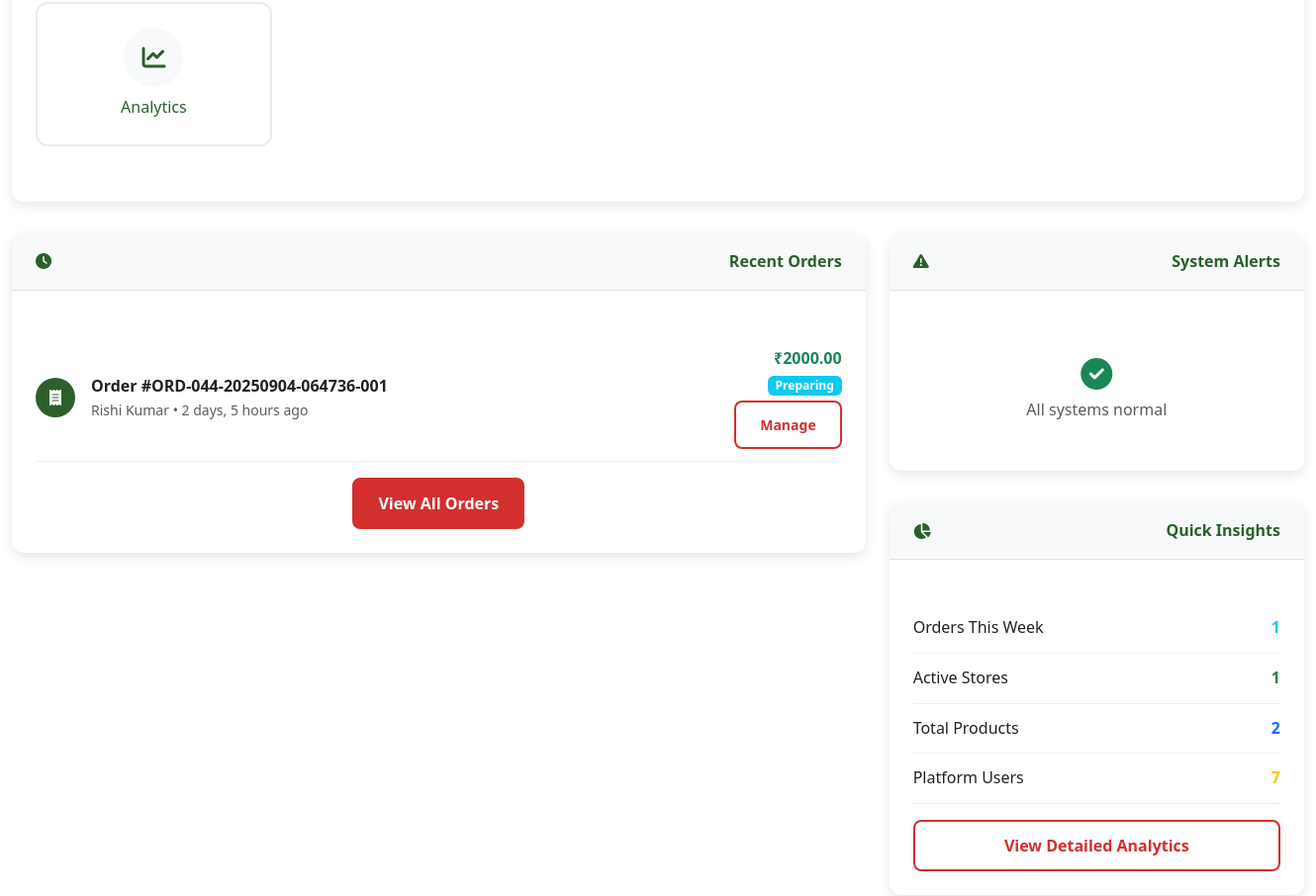
The app's page /dashboard/admin/ (signed in, middle part), older data.
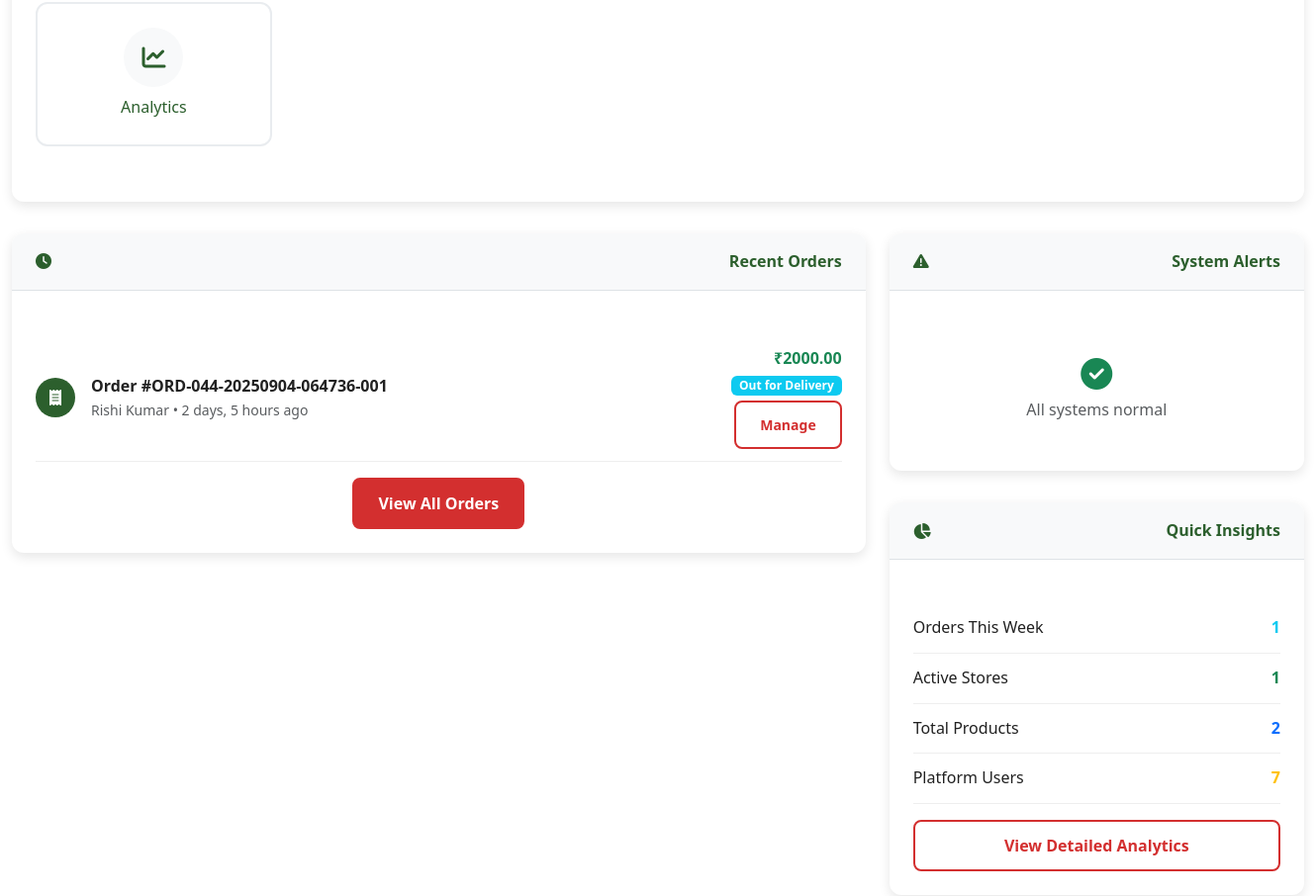
The same page, newer data.
### orders/models.py (models this page shows, shortened)
class Order(TimeStampedModel):
    ORDER_STATUS = [
        ('placed', 'Placed'),
        ('confirmed', 'Confirmed'),
        ('preparing', 'Preparing'),
        ('packed', 'Packed'),
        ('ready_for_pickup', 'Ready for Pickup'),
        ('handed_to_delivery', 'Handed to Delivery Agent'),
        ('out_for_delivery', 'Out for Delivery'),
        ('delivered', 'Delivered'),
        ('cancelled', 'Cancelled'),
        ('refunded', 'Refunded'),
    ]
    PAYMENT_STATUS = [
        ('pending', 'Pending'),
        ('paid', 'Paid'),
        ('failed', 'Failed'),
        ('refunded', 'Refunded'),
    ]
    PAYMENT_METHODS = [
        ('cod', 'Cash on Delivery'),
        ('upi', 'UPI'),
        ('card', 'Credit/Debit Card'),
        ('wallet', 'Digital Wallet'),
    ]
    order_id = models.UUIDField(default=uuid.uuid4, unique=True, editable=False)
    order_number = models.CharField(max_length=20, unique=True, db_index=True)
    user = models.ForeignKey(User, on_delete=models.CASCADE, related_name='orders')
    store = models.ForeignKey(Store, on_delete=models.CASCADE, related_name='orders')
    delivery_address = models.ForeignKey(Address, on_delete=models.PROTECT, related_name='orders')
    delivery_slot = models.ForeignKey(DeliverySlot, on_delete=models.PROTECT, blank=True, null=True)
    status = models.CharField(max_length=20, choices=ORDER_STATUS, default='placed')
    payment_status = models.CharField(max_length=10, choices=PAYMENT_STATUS, default='pending')
    payment_method = models.CharField(max_length=10, choices=PAYMENT_METHODS, default='cod')
    subtotal = models.DecimalField(max_digits=10, decimal_places=2)
    delivery_fee = models.DecimalField(max_digits=6, decimal_places=2, default=Decimal('0.00'))
    tax_amount = models.DecimalField(max_digits=8, decimal_places=2, default=Decimal('0.00'))
    discount_amount = models.DecimalField(max_digits=8, decimal_places=2, default=Decimal('0.00'))
    total_amount = models.DecimalField(max_digits=10, decimal_places=2)
    estimated_delivery_time = models.DateTimeField(blank=True, null=True)
    actual_delivery_time = models.DateTimeField(blank=True, null=True)
    delivery_instructions = models.TextField(blank=True, null=True)
    handover_to_delivery_time = models.DateTimeField(blank=True, null=True)
    delivery_agent_confirmed = models.BooleanField(default=False)
    store_handover_confirmed = models.BooleanField(default=False)
    store_handover_time = models.DateTimeField(blank=True, null=True)
    customer_delivery_confirmed = models.BooleanField(default=False)
    customer_delivery_time = models.DateTimeField(blank=True, null=True)
    handover_verification_code = models.CharField(max_length=6, blank=True, null=True)
    delivery_confirmation_code = models.CharField(max_length=8, blank=True, null=True, help_text="Code for final delivery confirmation")
    handover_code = models.CharField(max_length=6, blank=True, null=True, help_text="6-digit alphanumeric code for store-to-delivery handover")
    payment_id = models.CharField(max_length=100, blank=True, null=True)
    payment_details = models.JSONField(default=dict, blank=True)
    customer_notes = models.TextField(blank=True, null=True)
    store_notes = models.TextField(blank=True, null=True)
    class Meta:
        ordering = ['-created_at']
        indexes = [
            models.Index(fields=['user', 'status']),
            models.Index(fields=['store', 'status']),
            models.Index(fields=['order_number']),
            models.Index(fields=['status', 'created_at']),
        ]

### accounts/models.py (models this page shows, shortened)
class User(AbstractUser):
    USER_TYPES = [
        ('customer', 'Customer'),
        ('store_owner', 'Store Owner'),
        ('delivery_agent', 'Delivery Agent'),
        ('admin', 'Admin'),
    ]
    user_type = models.CharField(max_length=20, choices=USER_TYPES, default='customer')
    phone_number = models.CharField(max_length=15, blank=True, null=True)
    email_verified = models.BooleanField(default=False)
    phone_verified = models.BooleanField(default=False)
    created_at = models.DateTimeField(auto_now_add=True)
    updated_at = models.DateTimeField(auto_now=True)

### core/dashboard_views.py (the view)
# urls.py: path('dashboard/admin/', AdminDashboardView.as_view(), name='admin_dashboard'),
class AdminDashboardView(AdminRequiredMixin, TemplateView):
    template_name = 'dashboards/admin_dashboard.html'
    def get_context_data(self, **kwargs):
        context = super().get_context_data(**kwargs)
        from orders.models import Order
        from catalog.models import Product
        from stores.models import Store
        from accounts.models import User
        today = timezone.now().date()
        week_ago = today - timedelta(days=7)
        try:
            stats = {
                'total_orders': Order.objects.count(),
                'weekly_orders': Order.objects.filter(created_at__date__gte=week_ago).count(),
                'total_products': Product.objects.count(),
                'total_stores': Store.objects.filter(is_active=True).count(),
                'total_users': User.objects.count(),
                'weekly_revenue': Order.objects.filter(
                    created_at__date__gte=week_ago,
                    status='delivered'
                ).aggregate(total=Sum('total_amount'))['total'] or 0,
            }
            recent_orders = Order.objects.select_related('user').order_by('-created_at')[:10]
            from catalog.models import StoreProduct
            low_stock_products = StoreProduct.objects.filter(
                stock_quantity__lt=10,
                is_available=True
            ).select_related('product', 'store')[:10]
        except Exception as e:
            stats = {
                'total_orders': 0, 'weekly_orders': 0,
                'total_products': 0, 'total_stores': 0,
                'total_users': 0, 'weekly_revenue': 0
            }
            recent_orders = []
            low_stock_products = []
        context.update({
            'stats': stats,
            'recent_orders': recent_orders,
            'low_stock_products': low_stock_products,
            'dashboard_title': 'Admin Dashboard - System Overview',
            'user_type': 'admin'
        })
        return context

### accounts/models.py (called while the page is built)
    @classmethod
    def get_active_banners(cls, location=None):
        now = timezone.now()
        queryset = cls.objects.filter(
            is_active=True,
            valid_from__lte=now,
            valid_until__gte=now
        ).order_by('display_order', '-created_at')
        if location:
            queryset = queryset.filter(display_location=location)
        return queryset

### core/banner_context.py (called while the page is built)
def promotional_banners(request):
    return {
        'home_top_banners': PromotionalBanner.get_active_banners('home_top'),
        'home_middle_banners': PromotionalBanner.get_active_banners('home_middle'),
        'home_bottom_banners': PromotionalBanner.get_active_banners('home_bottom'),
        'loyalty_banners': PromotionalBanner.get_active_banners('loyalty_dashboard'),
        'checkout_banners': PromotionalBanner.get_active_banners('checkout'),
    }

### core/context_processors.py (called while the page is built, shortened)
def admin_context(request):
    context = {}
    return context

### templates/dashboards/admin_dashboard.html (shortened to what the changed rows need)
{% extends 'dashboards/base_dashboard.html' %}
{% load static %}
{% block dashboard_content %}
<div class="row">
    <div class="col-md-8">
        <div class="section-card">
            <div class="section-body">
                {% if recent_orders %}
                    {% for order in recent_orders %}
                    <div class="list-item">
                        <div class="d-flex align-items-center">
                            <div class="me-3">
                                <div class="stat-icon" style="width: 40px; height: 40px; font-size: 1rem;">
                                    <i class="fas fa-receipt"></i>
                                </div>
                            </div>
                            <div>
                                <div class="fw-bold">
                                    Order #{{ order.order_number|default:order.id }}
                                </div>
                                <div class="text-muted small">
                                    {{ order.user.get_full_name|default:order.user.username }} •
                                    {{ order.created_at|timesince }} ago
                                </div>
                            </div>
                        </div>
                        <div class="text-end">
                            <div class="fw-bold text-success">₹{{ order.total_amount }}</div>
                            <span class="badge bg-{% if order.status == 'delivered' %}success{% elif order.status == 'cancelled' %}danger{% elif order.status == 'pending' %}warning{% else %}info{% endif %}">
                                {{ order.get_status_display }}
                            </span>
                            <div class="mt-1">
                                <a href="/admin/orders/order/{{ order.id }}/change/" class="btn btn-sm btn-outline-primary">
                                    Manage
                                </a>
                            </div>
                        </div>
                    </div>
                    {% endfor %}
                {% else %}
                    <div class="text-center py-4">
                        <i class="fas fa-shopping-cart fa-3x text-muted mb-3"></i>
                        <h5 class="text-muted">No recent orders</h5>
                        <p class="text-muted">Orders will appear here as they come in</p>
                    </div>
                {% endif %}
            </div>
        </div>
    </div>
</div>
{% endblock %}

Row changes from the older to the newer data that the page shows:
changed Order "ORD-044-20250904-064736-001": status "Preparing" → "Out for Delivery"
